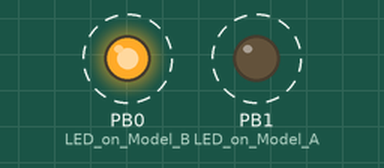
Simulated run of this sketch. Board: ATtiny85, built with avr-gcc and run on an emulated ATtiny85. On the bench: output pins drawn as LEDs (lit = HIGH). Dashed ring = blinking.

Above: at 0.4 s.
Timing chart, 0 to 4.1 s (numbered marks = the images above):
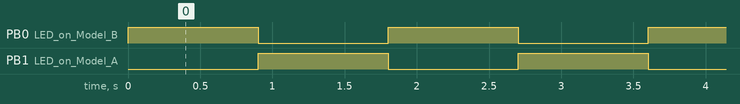

The sketch:

sketch_feb07a_digistump.ino
```cpp
void setup() {
  // initialize the digital pin as an output.
  pinMode(0, OUTPUT); //LED on Model B
  pinMode(1, OUTPUT); //LED on Model A
}

void loop() {
  // slow blink == LED on pin 1 == model A
  // fast blink == LED on pin 0 == model B

  for (int i = 1; i < 10; i++) {
    digitalWrite(0, HIGH);
    delay(100);
  }
  digitalWrite(1, HIGH);

  for (int i = 1; i < 10; i++) {
    digitalWrite(0, LOW);
    delay(100);
  }
  digitalWrite(1, LOW);
}

/*

  Arduino IDE log:

  Sketch uses 718 bytes (11%) of program storage space. Maximum is 6012 bytes.
  Global variables use 9 bytes of dynamic memory.
  Running Digispark Uploader...
  Plug in device now... (will timeout in 60 seconds)
  > Please plug in the device ...
  > Press CTRL+C to terminate the program.
  > Device is found!
  connecting: 16% complete
  connecting: 22% complete
  connecting: 28% complete
  connecting: 33% complete
  > Device has firmware version 1.6
  > Available space for user applications: 6012 bytes
  > Suggested sleep time between sending pages: 8ms
  > Whole page count: 94  page size: 64
  > Erase function sleep duration: 752ms
  parsing: 50% complete
  > Erasing the memory ...
  erasing: 55% complete
  erasing: 60% complete
  erasing: 65% complete
  >> Flash erase error -71 has occured ...
  >> Please unplug the device and restart the program.

  Damn.


  dmesg | grep usbfs
  [32685.575641] usb 8-1: usbfs: USBDEVFS_CONTROL failed cmd micronucleus rqt 192 rq 2 len 0 ret -71

*/
```

Measured:
- by itself, PB0 (LED_on_Model_B), PB1 (LED_on_Model_A): alternates HIGH for 0.90 s and LOW for 0.90 s
- by itself, everything shown: repeats every 1.8 s, in 3 steps
